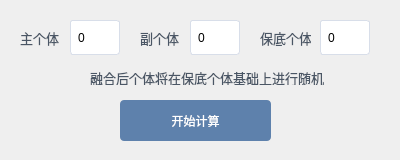
<?xml version="1.0" encoding="UTF-8"?>
<ui version="4.0">
 <class>IndividualValueCalculatorWindow</class>
 <widget class="QMainWindow" name="IndividualValueCalculatorWindow">
  <property name="geometry">
   <rect>
    <x>0</x>
    <y>0</y>
    <width>400</width>
    <height>160</height>
   </rect>
  </property>
  <property name="minimumSize">
   <size>
    <width>400</width>
    <height>160</height>
   </size>
  </property>
  <property name="maximumSize">
   <size>
    <width>400</width>
    <height>160</height>
   </size>
  </property>
  <property name="windowTitle">
   <string>融合个体计算器</string>
  </property>
  <property name="styleSheet">
   <string notr="true">/* 按钮通用样式 */
                QPushButton {
                background-color: #5E81AC;
                color: white;
                border: none;
                padding: 8px 15px;
                border-radius: 4px;
                min-width: 80px;
                }

                QPushButton:hover {
                background-color: #81A1C1;
                }

                QPushButton:pressed {
                background-color: #4C6A8C;
                }

                /* 输入框样式 */
                QLineEdit {
                border: 1px solid #D8DEE9;
                padding: 5px;
                border-radius: 3px;
                }

                /* 标签样式 */
                QLabel {
                color: #4A5665;
                font-size: 13px;
                }
            </string>
  </property>
  <widget class="QWidget" name="centralwidget">
   <widget class="QPushButton" name="CalculateButton">
    <property name="geometry">
     <rect>
      <x>120</x>
      <y>100</y>
      <width>151</width>
      <height>41</height>
     </rect>
    </property>
    <property name="text">
     <string>开始计算</string>
    </property>
   </widget>
   <widget class="QLabel" name="TextLable_3">
    <property name="geometry">
     <rect>
      <x>260</x>
      <y>30</y>
      <width>51</width>
      <height>16</height>
     </rect>
    </property>
    <property name="font">
     <font>
      <pointsize>-1</pointsize>
     </font>
    </property>
    <property name="text">
     <string>保底个体</string>
    </property>
   </widget>
   <widget class="QLabel" name="TextLable_1">
    <property name="geometry">
     <rect>
      <x>20</x>
      <y>30</y>
      <width>41</width>
      <height>16</height>
     </rect>
    </property>
    <property name="font">
     <font>
      <pointsize>-1</pointsize>
     </font>
    </property>
    <property name="text">
     <string>主个体</string>
    </property>
   </widget>
   <widget class="QLabel" name="TextLable_2">
    <property name="geometry">
     <rect>
      <x>140</x>
      <y>30</y>
      <width>41</width>
      <height>16</height>
     </rect>
    </property>
    <property name="font">
     <font>
      <pointsize>-1</pointsize>
     </font>
    </property>
    <property name="text">
     <string>副个体</string>
    </property>
   </widget>
   <widget class="QLineEdit" name="IndividualValueEdit_1">
    <property name="geometry">
     <rect>
      <x>70</x>
      <y>20</y>
      <width>50</width>
      <height>35</height>
     </rect>
    </property>
    <property name="text">
     <string>0</string>
    </property>
    <property name="placeholderText">
     <string/>
    </property>
   </widget>
   <widget class="QLineEdit" name="IndividualValueEdit_2">
    <property name="geometry">
     <rect>
      <x>190</x>
      <y>20</y>
      <width>50</width>
      <height>35</height>
     </rect>
    </property>
    <property name="text">
     <string>0</string>
    </property>
    <property name="placeholderText">
     <string/>
    </property>
   </widget>
   <widget class="QLineEdit" name="IndividualValueEdit_3">
    <property name="geometry">
     <rect>
      <x>320</x>
      <y>20</y>
      <width>50</width>
      <height>35</height>
     </rect>
    </property>
    <property name="text">
     <string>0</string>
    </property>
    <property name="placeholderText">
     <string/>
    </property>
   </widget>
   <widget class="QLabel" name="TextLabel_4">
    <property name="geometry">
     <rect>
      <x>90</x>
      <y>70</y>
      <width>241</width>
      <height>15</height>
     </rect>
    </property>
    <property name="font">
     <font>
      <pointsize>-1</pointsize>
     </font>
    </property>
    <property name="text">
     <string>融合后个体将在保底个体基础上进行随机</string>
    </property>
   </widget>
  </widget>
 </widget>
 <resources/>
 <connections/>
</ui>
